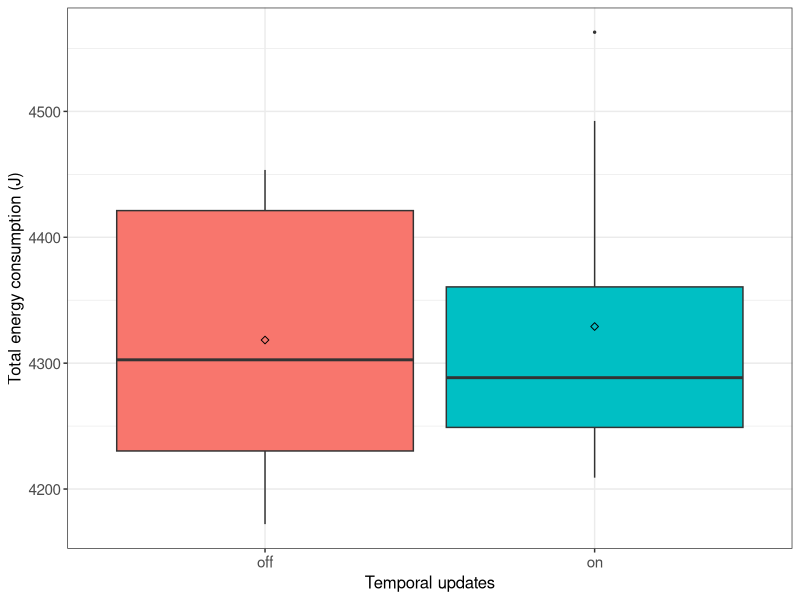
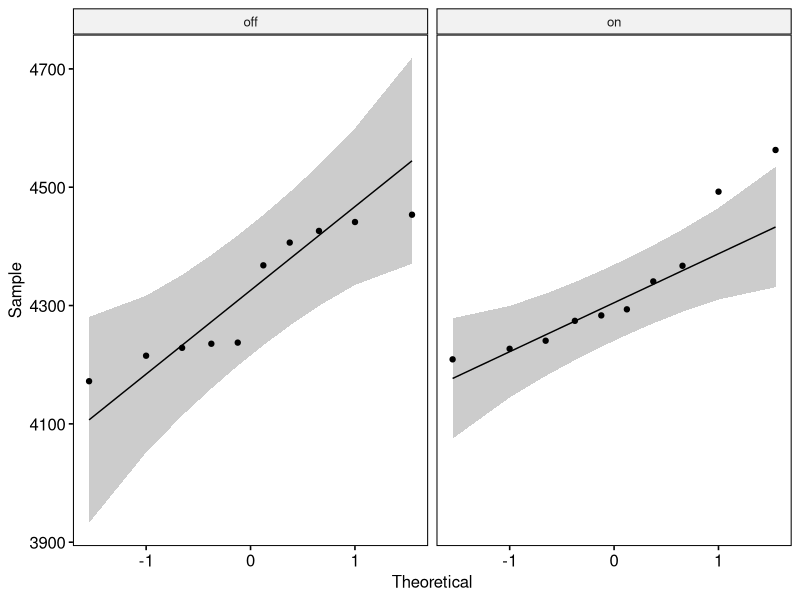

Recreate these plots in R, in order.
## ---- chunk 1
if (!require('tidyverse')) install.packages('tidyverse', dependencies = TRUE); library('tidyverse')
if (!require('ggpubr')) install.packages('ggpubr', dependencies = TRUE); library('ggpubr')
if (!require('rstatix')) install.packages('rstatix', dependencies = TRUE); library('rstatix')
if (!require('ggplot2')) install.packages('ggplot2', dependencies = TRUE); library('ggplot2')
## ---- chunk 2
data <- read.csv(file = '../../raw_data/test_temporal_updates/run_table.csv')
data <- subset(data, select = c(X__run_id, temporal_updates, energy_J))
data$temporal_updates <- as.factor(data$temporal_updates)
data$energy_J <- as.numeric(data$energy_J)
## ---- chunk 3
data %>%
  group_by(temporal_updates) %>%
  get_summary_stats(energy_J, type = "mean_sd")
## ---- chunk 4
ggplot(data, aes(x = temporal_updates, y = energy_J, fill = temporal_updates)) +
  theme_bw() + 
  geom_boxplot(width = 0.9, outlier.size = 0.5) + 
  stat_summary(fun = mean, color = 'black', geom = 'point', shape = 5, size = 1.5) +
  labs(x = "Temporal updates", y = "Total energy consumption (J)") +
  theme(legend.position = 'none') +
  theme(
    axis.title.x = element_text(size = 12, family = 'sans'),
    axis.title.y = element_text(size = 12, family = 'sans'),
    axis.text.x = element_text(size = 11, family = 'sans'),
    axis.text.y = element_text(size = 11, family = 'sans')
  )
## ---- chunk 5
data %>% 
  group_by(temporal_updates) %>%
  identify_outliers(energy_J)
## ---- chunk 6
ggqqplot(data, x = "energy_J", facet.by = "temporal_updates")
## ---- chunk 7
data %>%
  group_by(temporal_updates) %>%
  shapiro_test(energy_J)
## ---- chunk 8
data %>%
  t_test(energy_J ~ temporal_updates) %>%
  add_significance()
